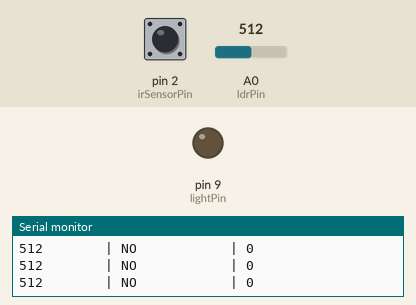
Recording of a sketch running on a simulated Arduino Uno, built with avr-gcc and run on an emulated ATmega328P. Shown: output pins drawn as LEDs (lit = HIGH), the last lines printed to the serial monitor. Inputs (shaded band) come from the test bench; at power-on: A0 (ldrPin) = 512, pin 2 (irSensorPin) HIGH.

Above: at 1.2 s.
1.3 s: A0 (ldrPin) set to 11
2.8 s: A0 (ldrPin) set to 8
4.3 s: pin 2 (irSensorPin) driven LOW
6.2 s: A0 (ldrPin) set to 690
7.7 s: A0 (ldrPin) set to 714
At 10.12 s:
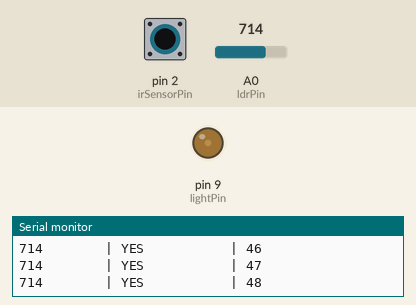
10.7 s: pin 2 (irSensorPin) pulsed HIGH 5 times (0.12 s each, 0.3 s apart)
At 13.56 s:
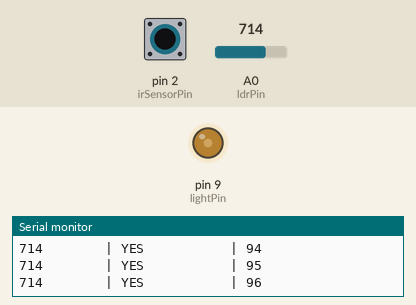
Timing chart, 0 to 16.7 s (numbered marks = the images above; inputs shaded):
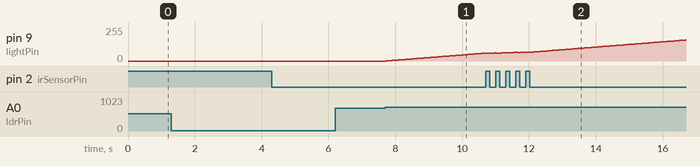

The sketch:

Smart-Sentinel-Desk-Lamp.ino
```cpp
/*
 * The Sentinel: Context-Aware Desk Lamp
 * Controls a light based on ambient light and presence.
 * Uses non-blocking fade for smooth transitions.
 */

// Pins
const int ldrPin = A0;
const int irSensorPin = 2;
const int lightPin = 9;

// Settings - CALIBRATE THESE FOR YOUR ENVIRONMENT
const int darkThreshold = 700; // LDR value below which it's "dark" (LDR gets higher in darkness)
const unsigned long fadeDuration = 1500; // Time in ms for full fade in/out

// State Tracking
bool isDark = false;
bool isPersonPresent = false;
int targetBrightness = 0; // What brightness we are fading to (0-255)
int currentBrightness = 0; // Current PWM value of the light

// Non-blocking fade control
unsigned long previousFadeMillis = 0;
const int fadeInterval = 20; // Update every 20ms for smoothness

void setup() {
  pinMode(irSensorPin, INPUT);
  pinMode(lightPin, OUTPUT);

  // For debugging and calibration - Open Serial Monitor and see the LDR values!
  Serial.begin(9600);
  Serial.println("The Sentinel Desk Lamp - Initialized");
  Serial.println("LDR Value | Person Present | Current Brightness");
}

void loop() {
  // 1. Read Sensors
  int ldrValue = analogRead(ldrPin);
  // HW-477 is ACTIVE-LOW: reads LOW when obstacle detected
  isPersonPresent = (digitalRead(irSensorPin) == LOW);
  isDark = (ldrValue > darkThreshold);

  // 2. Determine what the target should be based on conditions
  if (isDark && isPersonPresent) {
    targetBrightness = 255; // Fade ON
  } else {
    targetBrightness = 0;   // Fade OFF
  }

  // 3. Handle the non-blocking fade towards the target
  unsigned long currentMillis = millis();
  if (currentMillis - previousFadeMillis >= fadeInterval) {
    previousFadeMillis = currentMillis;

    if (currentBrightness != targetBrightness) {
      // Move current brightness one step closer to target
      currentBrightness += (currentBrightness < targetBrightness) ? 1 : -1;
      analogWrite(lightPin, currentBrightness);
    }
  }

  // 4. (Optional) Serial Print for Debugging and Calibration
  Serial.print(ldrValue);
  Serial.print("        | ");
  Serial.print(isPersonPresent ? "YES          " : "NO           ");
  Serial.print(" | ");
  Serial.println(currentBrightness);

  // A small delay to stabilize readings, not necessary for fade
  delay(50);
}
```

Measured:
- the behaviour switches between 700 and 701 on A0 (ldrPin) (found by bisection; images 0 and 1)
- after the input at 7.7 s, pin 9 (lightPin): moves from 0/255 to 59/255 over 2.9 s, starting at once
